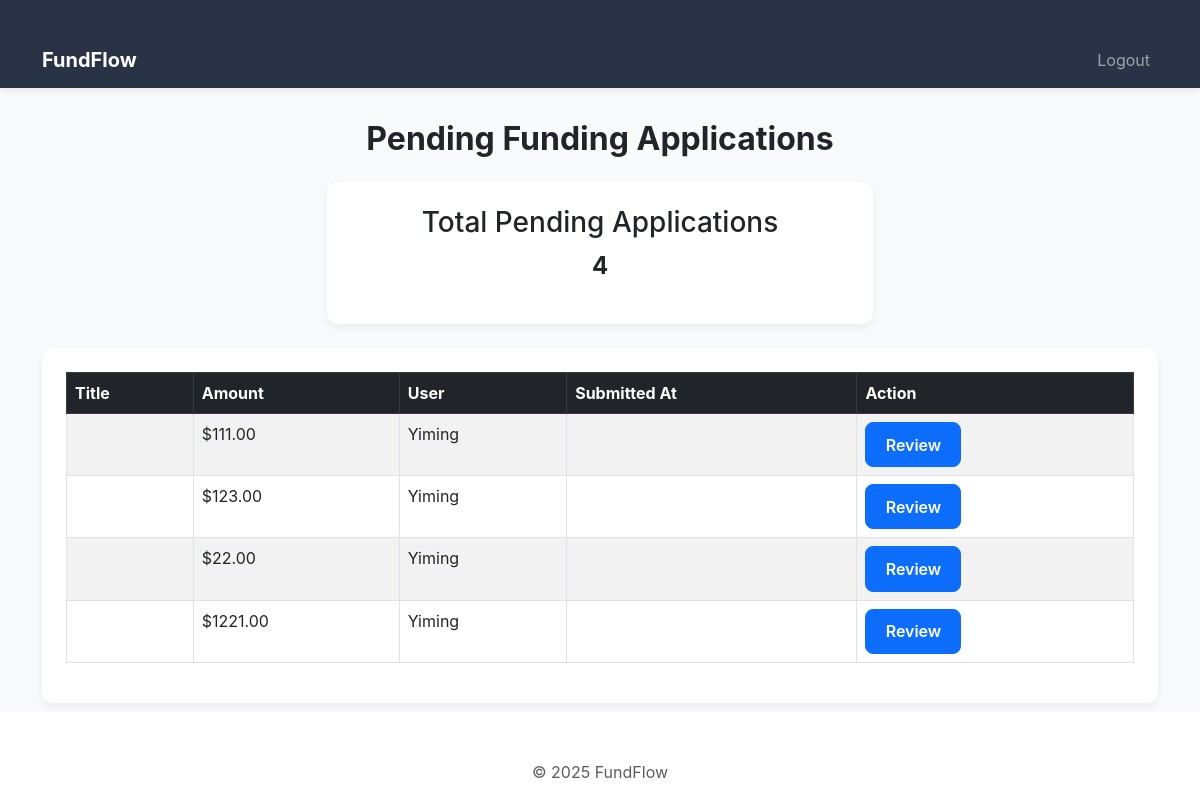
Page /funding/admin/review/ (signed in) on the committed database.
### funding/models.py (models this page shows, shortened)
class FundingApplication(models.Model):
    STATUS_CHOICES = [
        ('pending', 'Pending'),
        ('approved', 'Approved'),
        ('rejected', 'Rejected'),
    ]
    user = models.ForeignKey(User, on_delete=models.CASCADE)
    amount = models.DecimalField(max_digits=10, decimal_places=2)
    purpose = models.TextField()
    supporting_documents = models.FileField(upload_to="documents/", blank=True, null=True)
    status = models.CharField(max_length=10, choices=STATUS_CHOICES, default='pending')
    created_at = models.DateTimeField(auto_now_add=True)

### funding/views.py (the view)
# urls.py: path('admin/review/', review_funding, name='review_funding'),
@login_required
def review_funding(request):
    applications = FundingApplication.objects.filter(status='pending')
    return render(request, 'funding/review_funding.html', {'applications': applications})

### funding/templates/funding/review_funding.html (shortened to what this page needs)
<!DOCTYPE html>
<html lang="en">
<head>
    <link href="https://cdn.jsdelivr.net/npm/bootstrap@5.3.0/dist/css/bootstrap.min.css" rel="stylesheet">
</head>
<body>
    <nav class="navbar navbar-expand-lg navbar-dark">
        <div class="container">
            <a class="navbar-brand fw-bold" href="#">FundFlow</a>
            <div class="navbar-nav ms-auto">
                <a class="nav-link" href="{% url 'logout' %}">Logout</a>
            </div>
        </div>
    </nav>
    <div class="container">
        <h2 class="text-center fw-bold mb-4">Pending Funding Applications</h2>
        {% if applications %}
            <div class="row justify-content-center mb-4">
                <div class="col-md-6">
                    <div class="review-card">
                        <h3>Total Pending Applications</h3>
                        <p class="fs-4 fw-bold">{{ applications|length }}</p>
                    </div>
                </div>
            </div>
            <div class="table-container">
                <div class="table-responsive">
                    <table class="table table-striped table-hover table-bordered">
                        <thead class="table-dark">
                            <tr>
                                <th>Title</th>
                                <th>Amount</th>
                                <th>User</th>
                                <th>Submitted At</th>
                                <th>Action</th>
                            </tr>
                        </thead>
                        <tbody>
                            {% for application in applications %}
                            <tr>
                                <td>{{ application.title }}</td>
                                <td>${{ application.amount }}</td>
                                <td>{{ application.user.username }}</td>
                                <td>{{ application.submitted_at }}</td>
                                <td>
                                    <a href="{% url 'approve_or_reject' application.id %}" class="btn btn-primary">Review</a>
                                </td>
                            </tr>
                            {% endfor %}
                        </tbody>
                    </table>
                </div>
            </div>
        {% else %}
            <p class="text-center text-muted">No pending applications.</p>
        {% endif %}
    </div>
    <footer class="bg-white py-3 mt-auto">
        <div class="container text-center text-muted">
            <p class="mb-0">&copy; 2025 FundFlow</p>
        </div>
    </footer>
</body>
</html>

### funding/templates/funding/review_funding.html (style rules this page uses)
body { background: #f8fafc; font-family: 'Inter', system-ui, sans-serif; min-height: 100vh; display: flex; flex-direction: column; }
.navbar { background: rgba(30, 41, 59, 0.95); box-shadow: 0 2px 8px rgba(0,0,0,0.1); }
.container { padding-top: 2rem; }
.review-card { background: white; border-radius: 12px; box-shadow: 0 4px 10px rgba(0,0,0,0.06); padding: 1.5rem; text-align: center; }
.btn-primary { padding: 0.6rem 1.2rem; border-radius: 8px; font-weight: 600; transition: transform 0.2s ease, background 0.3s; }
.table-container { background: white; padding: 1.5rem; border-radius: 12px; box-shadow: 0 4px 10px rgba(0,0,0,0.06); }

### rows in the picture
FundingApplication: amount "111.00", user.username "Yiming"
FundingApplication: amount "123.00", user.username "Yiming"
FundingApplication: amount "22.00", user.username "Yiming"
FundingApplication: amount "1221.00", user.username "Yiming"

### other values in the picture
{{ applications|length }} "4"
